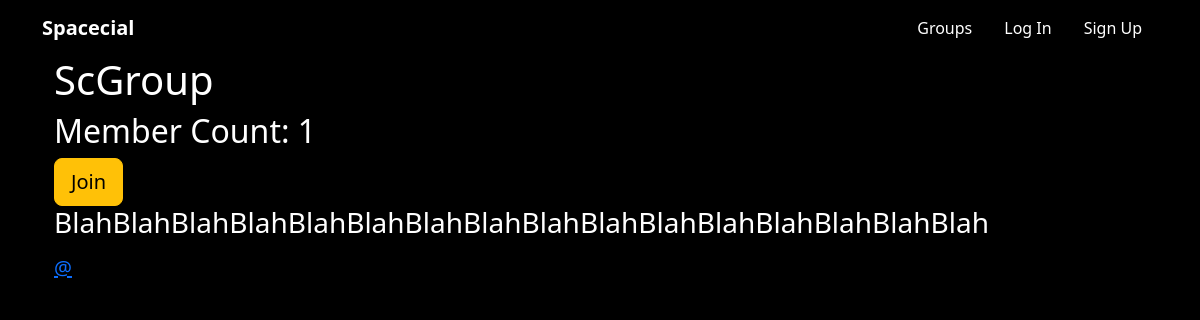
Page /groups/posts/in/scgroup/ on the committed database.
### groups/models.py (models this page shows, shortened)
class Group(models.Model):
    name = models.CharField(max_length=200, unique=True)
    slug = models.SlugField(max_length=200, unique=True, allow_unicode=True)
    description = models.TextField(blank=True, default='')
    description_html = models.TextField(blank=True, default='', editable=False)
    members = models.ManyToManyField(User, through='Member')
    class Meta:
        ordering = ['name']

### posts/models.py (models this page shows, shortened)
class Post(models.Model):
    username = models.ForeignKey(User, on_delete=models.CASCADE, related_name='posts')
    created = models.DateTimeField(auto_now_add=True)
    message = models.TextField()
    message_html = models.TextField(editable=False)
    group = models.ForeignKey(Group, on_delete=models.CASCADE, related_name='posts', null=True, blank=True)
    class Meta:
        ordering = ['-created']
        unique_together = ('username', 'message')

### groups/views.py (the view)
# urls.py: path('posts/in/<str:slug>/', views.SingleGroup.as_view(), name='single'),
class SingleGroup(generic.DetailView):
    model = Group

### groups/templates/groups/group_detail.html (shortened to what this page needs)
{% extends 'groups/group_base.html' %}
{% block pregroup %}
    <h1>{{ group.name }}</h1>
    <h2>Member Count: {{ group.members.count }}</h2>
    <div class="content">
    {% if user in group.members.all %}
        <a href="{% url 'groups:leave' slug=group.slug %}" class="btn btn-lg btn-fill btn-warning"><span class="glyphicon glyphicon-remove-circle"></span>Leave</a>
        {% else %}
         <a href="{% url 'groups:join' slug=group.slug %}" class="btn btn-lg btn-fill btn-warning">Join</a>
    {% endif %}
    </div>
{% endblock %}
{% block group_content %}
    <div class="col-md-8">
    {% if group.posts.count == 0 %}
    <h2>Empty!</h2>
    {% else %}
        {% for post in group.posts.all %}
        	{% include "posts/_post.html" %}
        {% endfor %}
    {% endif %}
    </div>
{% endblock %}

### posts/templates/posts/_post.html (shortened to what this page needs)
<div class="post media">
    <h3>{{ post.message_html|safe }}</h3>
    <div class="media-body">
        <h5 class="media-heading">
            <span class="username">
                <a href="{% url 'posts:for_user' username=post.user.username %}">@{{ post.user.username }}</a>
            </span>
        </h5>
    </div>
</div>

### static/SocialMediaClone/css/master.css (style rules this page uses)
body { margin: 0; overflow: hidden; background-color: black; color:white; }

### templates/base.html (style rules this page uses)
body { margin: 0; overflow: hidden; background-color: black; color:white; }

### rows in the picture
Group: name "ScGroup", members.count "1"
Post: message_html "BlahBlahBlahBlahBlahBlahBlahBlahBlahBlahBlahBlahBlahBlahBlahBlah"
